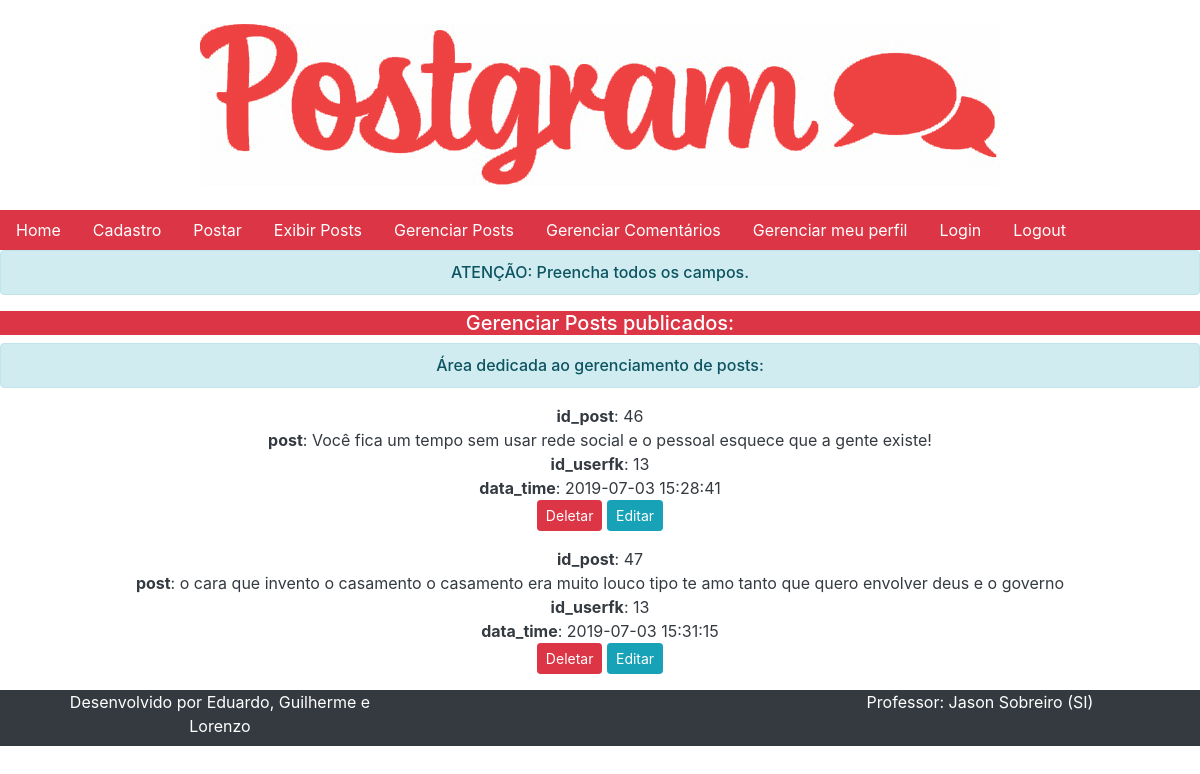
The app's page /gerenciar.php?msg=emptyFields (signed in) with its own data.
### tables this page shows
CREATE TABLE `tb_posts` (
  `id_post` int(60) NOT NULL,
  `post` varchar(300) NOT NULL,
  `id_userfk` int(60) NOT NULL,
  `data_time` timestamp NOT NULL DEFAULT CURRENT_TIMESTAMP ON UPDATE CURRENT_TIMESTAMP
);

### gerenciar.php (the view, shortened to what this page needs)
 <!DOCTYPE html>
<html lang="pt-br">
<head>
	<link rel="stylesheet" type="text/css" href="bootstrap/css/bootstrap.min.css">
</head>
<body class="text-center text-dark">
<br>
<div>
	<img src="postgrammini.jpg" class="rounded mx-auto d-block">
</div><br>
	<?php
	include 'menu.php';
	include 'conn.php';
	include 'functions.php';
	echo verificarMsg();
	$sql = "SELECT * FROM tb_posts WHERE id_userfk =".$_SESSION['id_user'];
	$result = mysqli_query($conn, $sql);
	$linhas = mysqli_affected_rows($conn);
	if($linhas > 0)
	{
		echo '<h5 class="bg-danger text-white">Gerenciar Posts publicados:</h5>';
		echo"<h6 class='alert alert-info'>Área dedicada ao gerenciamento de posts:</h6>";
		while ($registros = mysqli_fetch_assoc($result))
		{
			echo '<p>';
			foreach ($registros as $indice => $valor)
			{
				if($indice == 'id_post')
				{
					$id_post = $valor;
				}
				echo "<strong>$indice</strong>: $valor <br>";
			}
			echo '<a href="deletar.php?id_post='.$id_post.'"
			onclick="return confirm(\'Deseja excluir este post?\')"
			class="btn btn-danger btn-sm">
			Deletar</a>';
			echo ' <a href="editar.php?id_post='.$id_post.'"
			class="btn btn-info btn-sm">
			Editar</a>';
			echo '</p>';
		}
	}
	else
	{
		echo '<h6 class="alert alert-info">Não há nenhum post publicado...</h6>';
	}
	?>
<ul class="nav bg-dark text-white">
<div class="container-fluid" id="container-rodape">
	<div class="container">
		<div class="row">
			<div class="col-xs-12 col-sn-12 col-md-4 col-lg-4">
			<p class="p- mb-2">Desenvolvido por Eduardo, Guilherme e Lorenzo</p>
			</div>
			<div class="col-xs-12 col-sn-12 col-md-4 col-lg-4">
			</div>
			<div class="col-xs-12 col-sn-12 col-md-4 col-lg-4">
			<p class="p- mb-2">Professor: Jason Sobreiro (SI)</p>
			</div>
		</div>
	</div>
</div>
</ul>
</body>
</html>

### records on screen
tb_posts: indice "id_post", id_post "46", indice "post", post "Você fica um tempo sem usar rede social e o pessoal esquece que a gente existe!", indice "id_userfk", id_userfk "13", indice "data_time", data_time "2019-07-03 15:28:41"
tb_posts: indice "id_post", id_post "47", indice "post", post "o cara que invento o casamento o casamento era muito louco tipo te amo tanto que quero envolver deus e o governo", indice "id_userfk", id_userfk "13", indice "data_time", data_time "2019-07-03 15:31:15"
